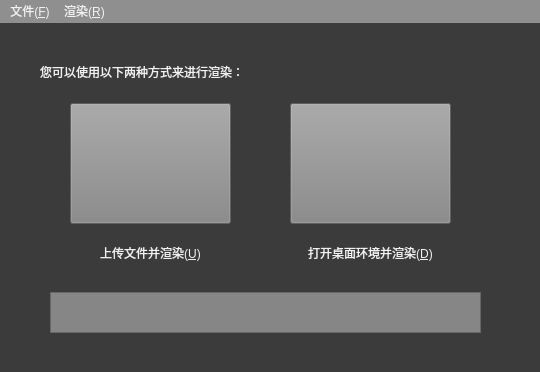
<?xml version="1.0" encoding="UTF-8"?>
<ui version="4.0">
 <class>UserFunction</class>
 <widget class="QMainWindow" name="UserFunction">
  <property name="geometry">
   <rect>
    <x>0</x>
    <y>0</y>
    <width>540</width>
    <height>372</height>
   </rect>
  </property>
  <property name="windowTitle">
   <string>render</string>
  </property>
  <property name="styleSheet">
   <string notr="true">QWidget {
	color: rgb(241, 241, 241);
	background-color: rgb(59, 59, 59)
}
QMenuBar{
	background-color: rgb(143, 143, 143);
}
QPushButton {
	background-color: rgb(134, 134, 134);
}

QTextEdit {
	background-color: rgb(134, 134, 134);
}</string>
  </property>
  <widget class="QWidget" name="centralwidget">
   <widget class="QTextEdit" name="outputDialog">
    <property name="geometry">
     <rect>
      <x>50</x>
      <y>269</y>
      <width>431</width>
      <height>41</height>
     </rect>
    </property>
   </widget>
   <widget class="QLabel" name="label">
    <property name="geometry">
     <rect>
      <x>40</x>
      <y>40</y>
      <width>471</width>
      <height>17</height>
     </rect>
    </property>
    <property name="styleSheet">
     <string notr="true">font: 12pt &quot;Sans Serif&quot;;</string>
    </property>
    <property name="text">
     <string>您可以使用以下两种方式来进行渲染：</string>
    </property>
   </widget>
   <widget class="QPushButton" name="pushButton">
    <property name="geometry">
     <rect>
      <x>70</x>
      <y>80</y>
      <width>161</width>
      <height>121</height>
     </rect>
    </property>
    <property name="styleSheet">
     <string notr="true">image: url(:/res/render.png);</string>
    </property>
    <property name="text">
     <string/>
    </property>
    <property name="icon">
     <iconset>
      <normaloff>:/res/render.png</normaloff>:/res/render.png</iconset>
    </property>
    <property name="iconSize">
     <size>
      <width>96</width>
      <height>96</height>
     </size>
    </property>
   </widget>
   <widget class="QPushButton" name="pushButton_2">
    <property name="geometry">
     <rect>
      <x>290</x>
      <y>80</y>
      <width>161</width>
      <height>121</height>
     </rect>
    </property>
    <property name="styleSheet">
     <string notr="true">image: url(:/res/render.png);</string>
    </property>
    <property name="text">
     <string/>
    </property>
    <property name="icon">
     <iconset>
      <normaloff>:/res/uploadAndRender.png</normaloff>:/res/uploadAndRender.png</iconset>
    </property>
    <property name="iconSize">
     <size>
      <width>96</width>
      <height>96</height>
     </size>
    </property>
   </widget>
   <widget class="QLabel" name="label_2">
    <property name="geometry">
     <rect>
      <x>50</x>
      <y>220</y>
      <width>201</width>
      <height>20</height>
     </rect>
    </property>
    <property name="styleSheet">
     <string notr="true">font: 12pt &quot;Sans Serif&quot;;</string>
    </property>
    <property name="text">
     <string>上传文件并渲染(&amp;U)</string>
    </property>
    <property name="alignment">
     <set>Qt::AlignCenter</set>
    </property>
    <property name="buddy">
     <cstring>pushButton</cstring>
    </property>
   </widget>
   <widget class="QLabel" name="label_3">
    <property name="geometry">
     <rect>
      <x>260</x>
      <y>220</y>
      <width>221</width>
      <height>20</height>
     </rect>
    </property>
    <property name="styleSheet">
     <string notr="true">font: 12pt &quot;Sans Serif&quot;;</string>
    </property>
    <property name="text">
     <string>打开桌面环境并渲染(&amp;D)</string>
    </property>
    <property name="alignment">
     <set>Qt::AlignCenter</set>
    </property>
    <property name="buddy">
     <cstring>pushButton_2</cstring>
    </property>
   </widget>
  </widget>
  <widget class="QStatusBar" name="statusbar"/>
  <widget class="QMenuBar" name="menubar">
   <property name="geometry">
    <rect>
     <x>0</x>
     <y>0</y>
     <width>540</width>
     <height>27</height>
    </rect>
   </property>
   <property name="styleSheet">
    <string notr="true">font: 12pt &quot;Sans Serif&quot;;</string>
   </property>
   <property name="nativeMenuBar">
    <bool>true</bool>
   </property>
   <widget class="QMenu" name="menu_F">
    <property name="styleSheet">
     <string notr="true">font: 12pt &quot;Sans Serif&quot;;</string>
    </property>
    <property name="title">
     <string>文件(&amp;F)</string>
    </property>
    <addaction name="action_2"/>
    <addaction name="action_6"/>
    <addaction name="separator"/>
    <addaction name="action_8"/>
    <addaction name="action_3"/>
   </widget>
   <widget class="QMenu" name="menu_R">
    <property name="title">
     <string>渲染(&amp;R)</string>
    </property>
    <addaction name="action_5"/>
    <addaction name="action_7"/>
   </widget>
   <addaction name="menu_F"/>
   <addaction name="menu_R"/>
  </widget>
  <action name="action_2">
   <property name="text">
    <string>上传文件(&amp;U)</string>
   </property>
   <property name="shortcut">
    <string>Ctrl+U</string>
   </property>
  </action>
  <action name="action_3">
   <property name="text">
    <string>退出(&amp;X)</string>
   </property>
   <property name="shortcut">
    <string>Ctrl+X</string>
   </property>
  </action>
  <action name="action_4">
   <property name="text">
    <string>新建渲染</string>
   </property>
  </action>
  <action name="action_5">
   <property name="text">
    <string>桌面渲染(&amp;D)</string>
   </property>
  </action>
  <action name="action_6">
   <property name="text">
    <string>下载文件(&amp;D)</string>
   </property>
   <property name="shortcut">
    <string>Ctrl+D</string>
   </property>
  </action>
  <action name="action_7">
   <property name="text">
    <string>重置渲染(&amp;F)</string>
   </property>
  </action>
  <action name="action_8">
   <property name="text">
    <string>注销(&amp;L)</string>
   </property>
   <property name="shortcut">
    <string>Ctrl+L</string>
   </property>
  </action>
 </widget>
 <resources/>
 <connections/>
</ui>
